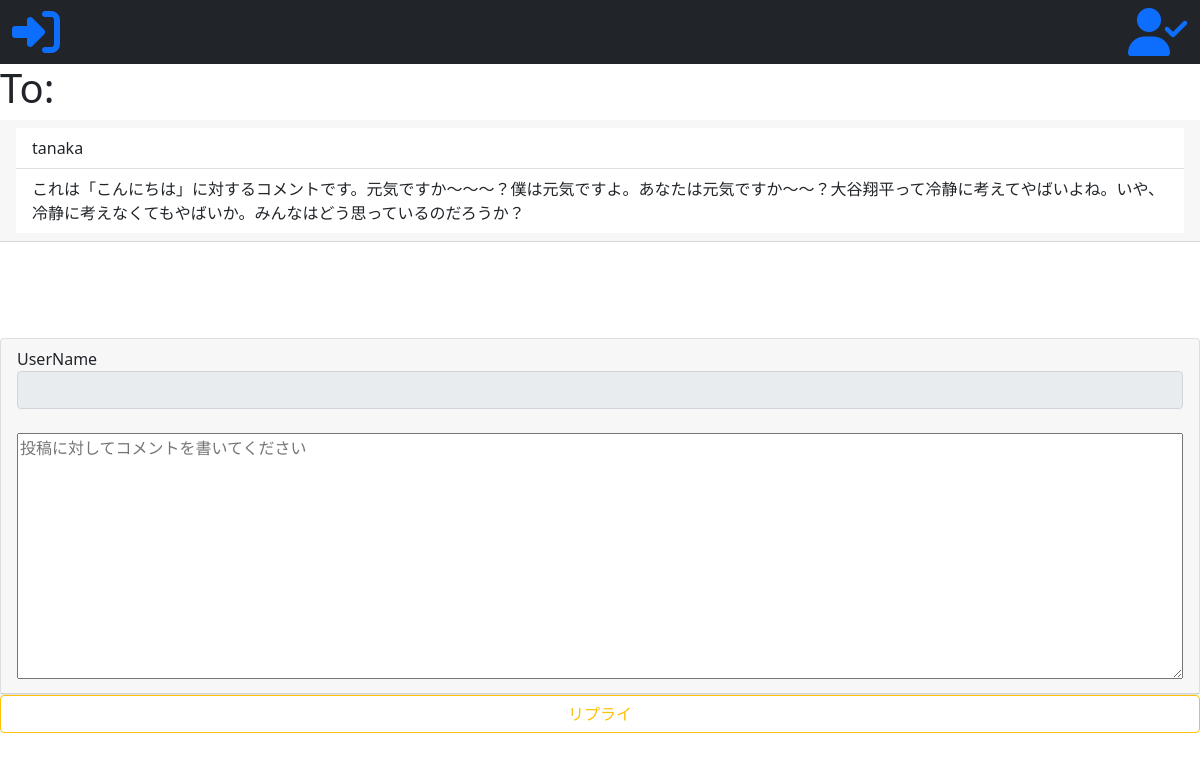
Screenshot of /reply/3/ with the database file from the repository.
### app/models.py (models this page shows, shortened)
class Comment(models.Model):
    text=models.TextField()
    target=models.ForeignKey('App',on_delete=models.CASCADE,verbose_name='対象記事')
    created_at=models.DateTimeField('CreatedDate',auto_now=True)
    username=models.ForeignKey('auth.User',on_delete=models.CASCADE,verbose_name='ユーザー名')
    parent=models.ForeignKey('self',verbose_name='parent',null=True,blank=True,on_delete=models.CASCADE)

### app/views.py (the view, shortened to what this page needs)
# urls.py: path('reply/<int:reply_pk>/',views.reply_create,name="reply-create"),
def reply_create(request,reply_pk,):
    comment=get_object_or_404(Comment,pk=reply_pk)
    post=comment.target
    form=CommentCreateForm(request.POST or None)
    context={
        'form':form,
        'post':post,
        'comment':comment,
    }
    return render(request,'app/reply_create.html',context)

### app/forms.py
class CommentCreateForm(forms.ModelForm):
    text=forms.CharField(
        required=True,
        widget=forms.Textarea(
            attrs={
                'placeholder':'投稿に対してコメントを書いてください',
                'rows':10,
                'class':'mx-auto',
                'style':'width:100%',
            }
        )
    )
    class Meta:
        model=Comment
        exclude=('username','target','created_at','parent')

### app/templates/app/reply_create.html (shortened to what this page needs)
{% extends 'base.html' %}
{% block body %}
<h1>To:</h1>
<div class="card-header">
    <ul class="list-group list-group-flush">
        <li class="list-group-item">{{comment.username}}</li>
        <li class="list-group-item">{{comment.text}} </li>
    </ul>
</div>
<br><br>
<div class="card  mt-5 mx-auto">
        <form method="POST">
            <div class="card-header">
                <div class="form-group">
                    <label for="UserNameIDtoFor">UserName</label>
                    <input type="email" class="form-control" id="UserNameIDtoFor"  value="{{user.get_username}}" readonly>
                </div>
                <br>
                {{form.text}}
            </div>
        </div>
        <button type="submit" class="btn btn-outline-warning float-right" style="width:100%">リプライ</button>
      </div>
{% endblock body%}

### rows the page displays
Comment: username "tanaka", text "これは「こんにちは」に対するコメントです。元気ですか～～～？僕は元気ですよ。あなたは元気ですか～～？大谷翔平って冷静に考えてやばいよね。いや、冷静に考えなくてもやばいか。みんなはどう思っているのだろうか？"
